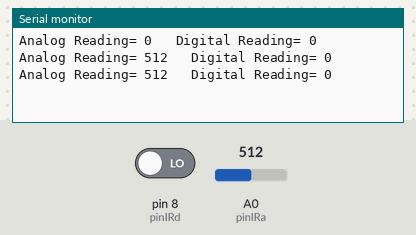
Simulated run of this sketch. Board: Arduino Uno, built with avr-gcc and run on an emulated ATmega328P. Parts: the last lines printed to the serial monitor. Inputs (shaded band) come from the test bench; at power-on: A0 (pinIRa) = 512, pin 8 (pinIRd) LOW.

Above: at 2.8 s.
2.9 s: A0 (pinIRa) set to 716
At 3.8 s:
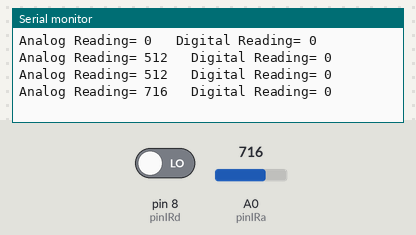
4.4 s: pin 8 (pinIRd) driven HIGH
At 5.7 s:
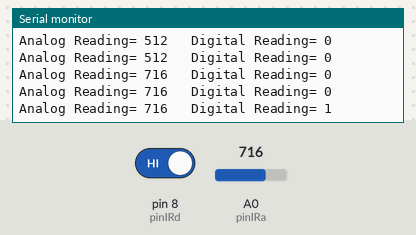
5.9 s: A0 (pinIRa) set to 900
At 6.6 s:
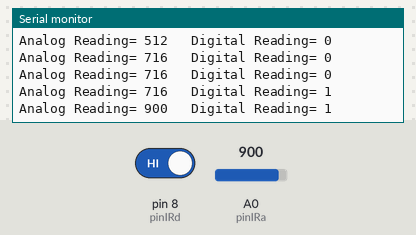
7.4 s: pin 8 (pinIRd) driven LOW
At 8.8 s:
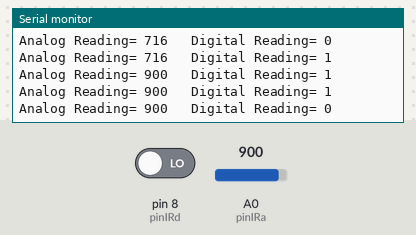
Timing chart, 0 to 9.9 s (numbered marks = the images above; inputs shaded):
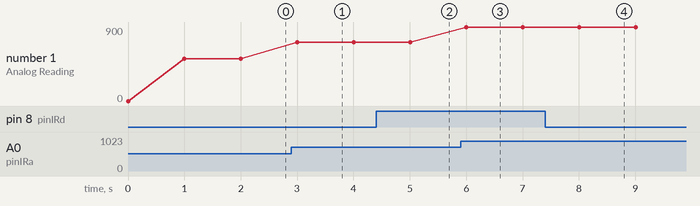

Measured:
- after the input at 2.9 s, the serial monitor: prints a new line after 0.10 s (image 1)
- after the input at 4.4 s, the serial monitor: prints a new line after 0.60 s (image 2)
- after the input at 5.9 s, the serial monitor: prints a new line after 0.10 s (image 3)
- after the input at 7.4 s, the serial monitor: prints a new line after 0.61 s (image 4)
- plotted number 1: 512 → 716 after the input at 2.9 s, 716 → 900 after the input at 5.9 s

The sketch:

TCRT5000_setup.ino
```cpp
const int pinIRd = 8;
const int pinIRa = A0;
int IRvalueA = 0;
int IRvalueD = 0;

void setup()
{
  Serial.begin(9600);
  pinMode(pinIRd,INPUT);
  pinMode(pinIRa,INPUT);

}

void loop()
{
  Serial.print("Analog Reading= ");
  Serial.print(IRvalueA);
  Serial.print("\t Digital Reading= ");
  Serial.println(IRvalueD);
  delay(1000);

  IRvalueA = analogRead(pinIRa);
  IRvalueD = digitalRead(pinIRd);

}

// Kapag nadetect yung black mataas value ng analog and yung digital value ay 1 kase inaabsord yung IR
//
```
